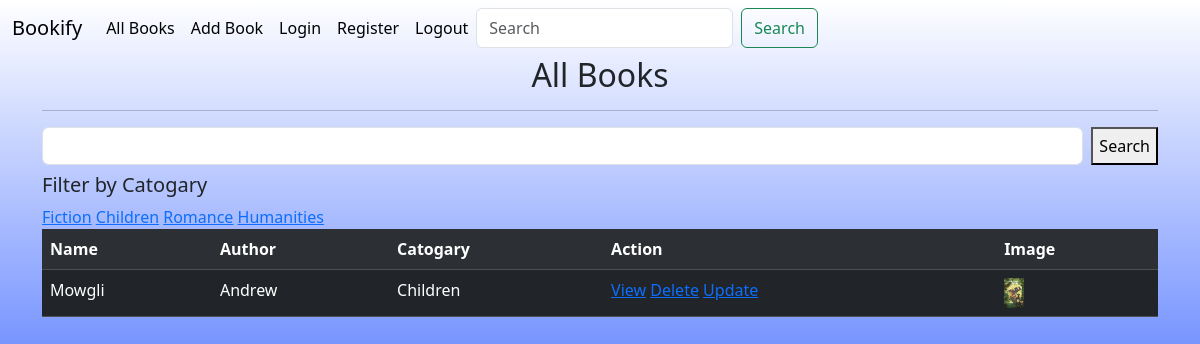
/books/all?catogary=Children (signed in), run on the app's committed database.
### myapp/models.py (models this page shows, shortened)
class Books(Model):
    name=CharField(max_length=20)
    author=CharField(max_length=20)
    catogary=CharField(max_length=20)
    published_date=DateField(null=True)
    pages=PositiveIntegerField(null=True)
    cover_image=ImageField(upload_to='images',null=True)
    rating=CharField(max_length=5,choices=RATING)

### myapp/views.py (the view, shortened to what this page needs)
# urls.py: path('books/all',BookListView.as_view(),name='all_books'),
@method_decorator(signin_required,name='dispatch')
class BookListView(View):
    def get(self,request,*args,**kwargs):
        qs=Books.objects.all()
        all_catogarys=Books.objects.all().values_list('catogary',flat=True).distinct()
        if 'catogary' in request.GET:
            catogary=request.GET.get('catogary')
            qs=qs.filter(catogary__iexact=catogary)
        return render(request,'all_books.html',{'data':qs,'all_catogarys':all_catogarys})

### myapp/views.py (called while the page is built)
def signin_required(fn):
    def wrapper(request,*args,**kwargs):
        if not request.user.is_authenticated:
            messages.error(request,'Invalid session,Sign In')
            return redirect('signin')
        else:
            return fn(request,*args,**kwargs)
    return wrapper

### myapp/templates/all_books.html (shortened to what this page needs)
{%extends 'theme.html'%}
{%block content%}
    <div class="container ">
        <h2 class="text-center">All Books</h2>
        <hr>
        <div class="conatiner mb-2">
            <form action="" method="post">
                <div class="d-flex">
                    <input type="text" class="form-control me-2" name="box">
                    <button type="submit">Search</button>
                </div>
            </form>
        </div>
        <div>
            <div class="">
                <h5>Filter by Catogary</h5>
                {%for catogary in all_catogarys%}
                    <a href="{%url 'all_books'%}?catogary={{catogary}}">{{catogary}}</a>
                {%endfor%}
            </div>
        </div>
          <table class="table table-dark table-striped">
            <tr>
                <th>Name</td>
                <th>Author</td>
                <th>Catogary</th>
                <th>Action</th>
                <th>Image</th>
            </tr>
            {% for book in data%}
            <tr>
                <td>{{book.name}}</td>
                <td>{{book.author}}</td>
                <td>{{book.catogary}}</td>
                <td>
                    <a href="{%url 'detail_book' book.id%}">View</a>
                    <a href="{%url 'delete_book' book.id%}">Delete</a>
                    <a href="{%url 'update_book' book.id%}">Update</a>
                </td>
                <td>
                    {%if book.cover_image%}
                          <img src="{{book.cover_image.url}}" style="height: 30px;width: 20px;" alt="">
                    {%endif%}
                </td>
            </tr>
            {%endfor%}
        </table>
    </div>
{%endblock%}

### myapp/static/css/style.css (style rules this page uses)
body { background-color: #FFFFFF; background-image: linear-gradient(180deg, #FFFFFF 0%, #6284FF 50%, #FF0000 100%); height: 100vh; }

### data on the page
Books: name "Mowgli", author "Andrew", catogary "Children", cover_image (picture)

### other printed values
{{ catogary }} "Fiction" "Children" "Romance" "Humanities"
